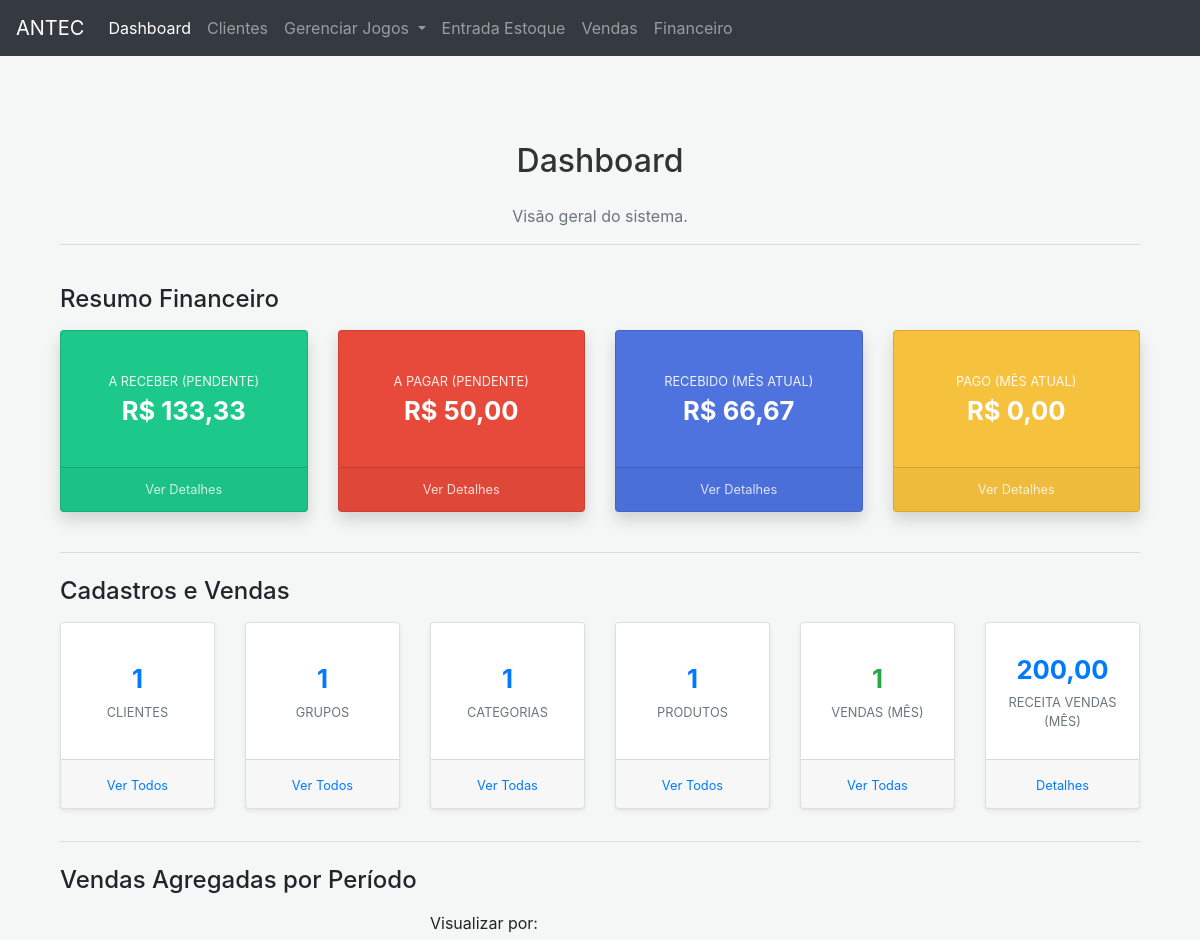
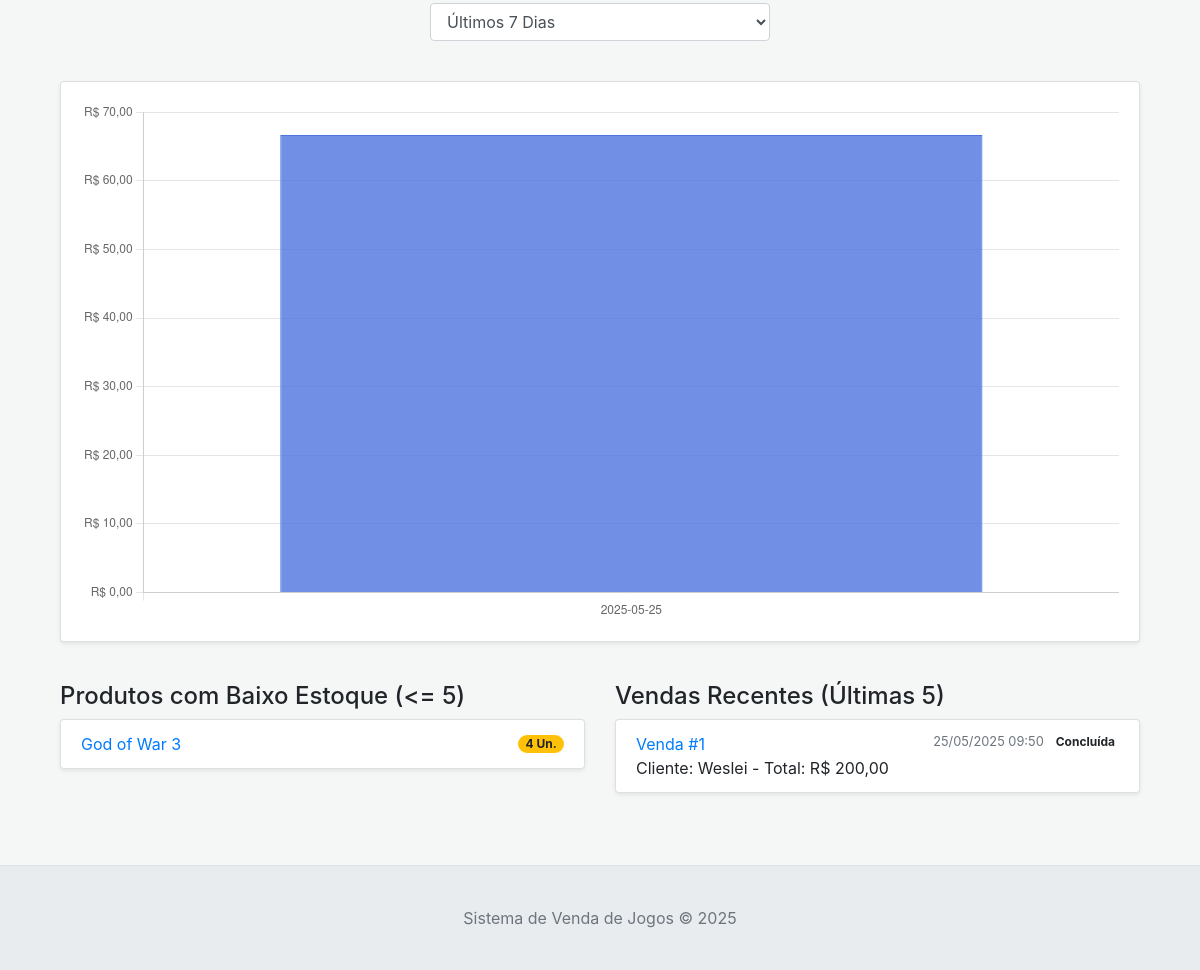
Before: / with the older database file (2 pictures, top to bottom).
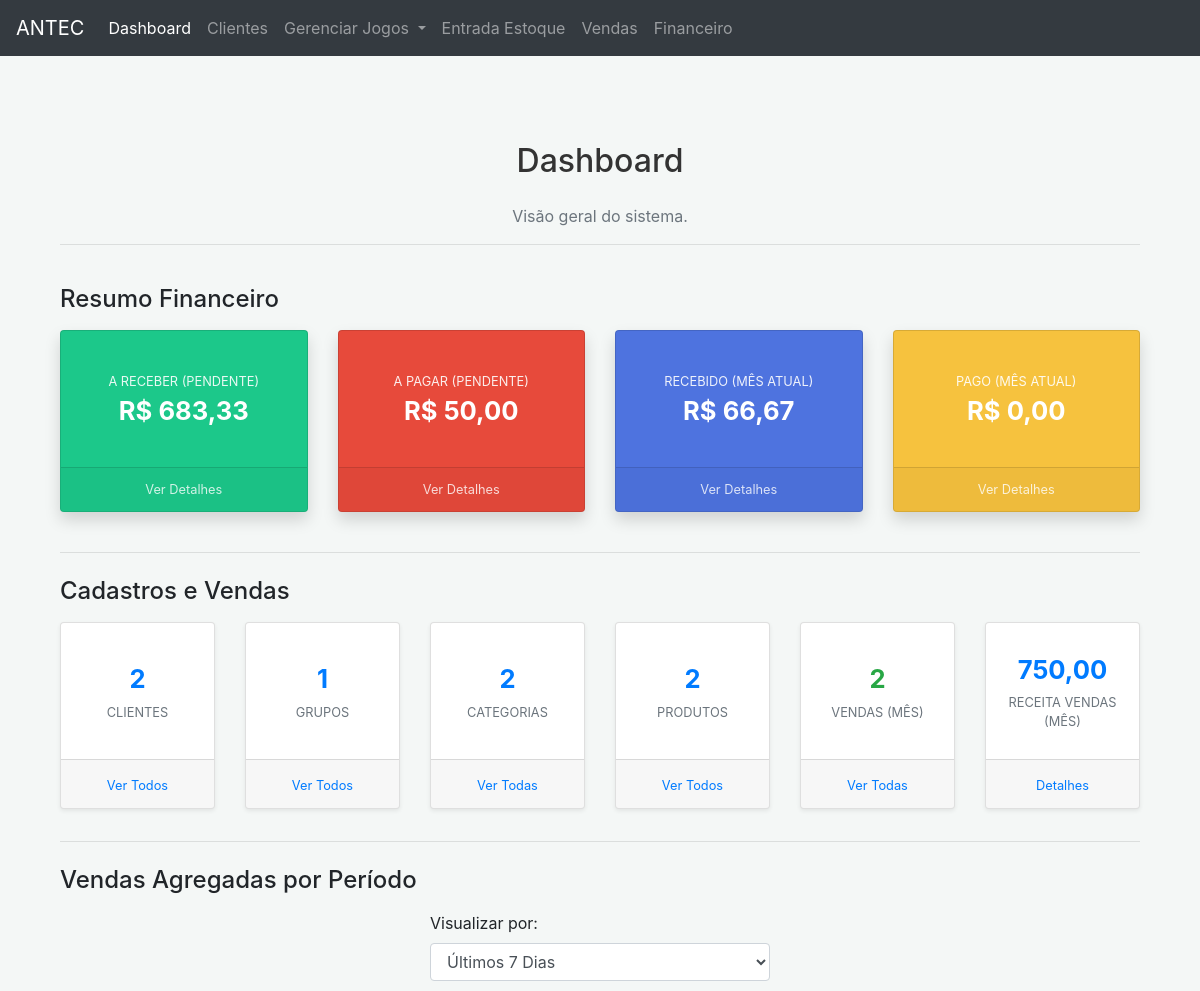
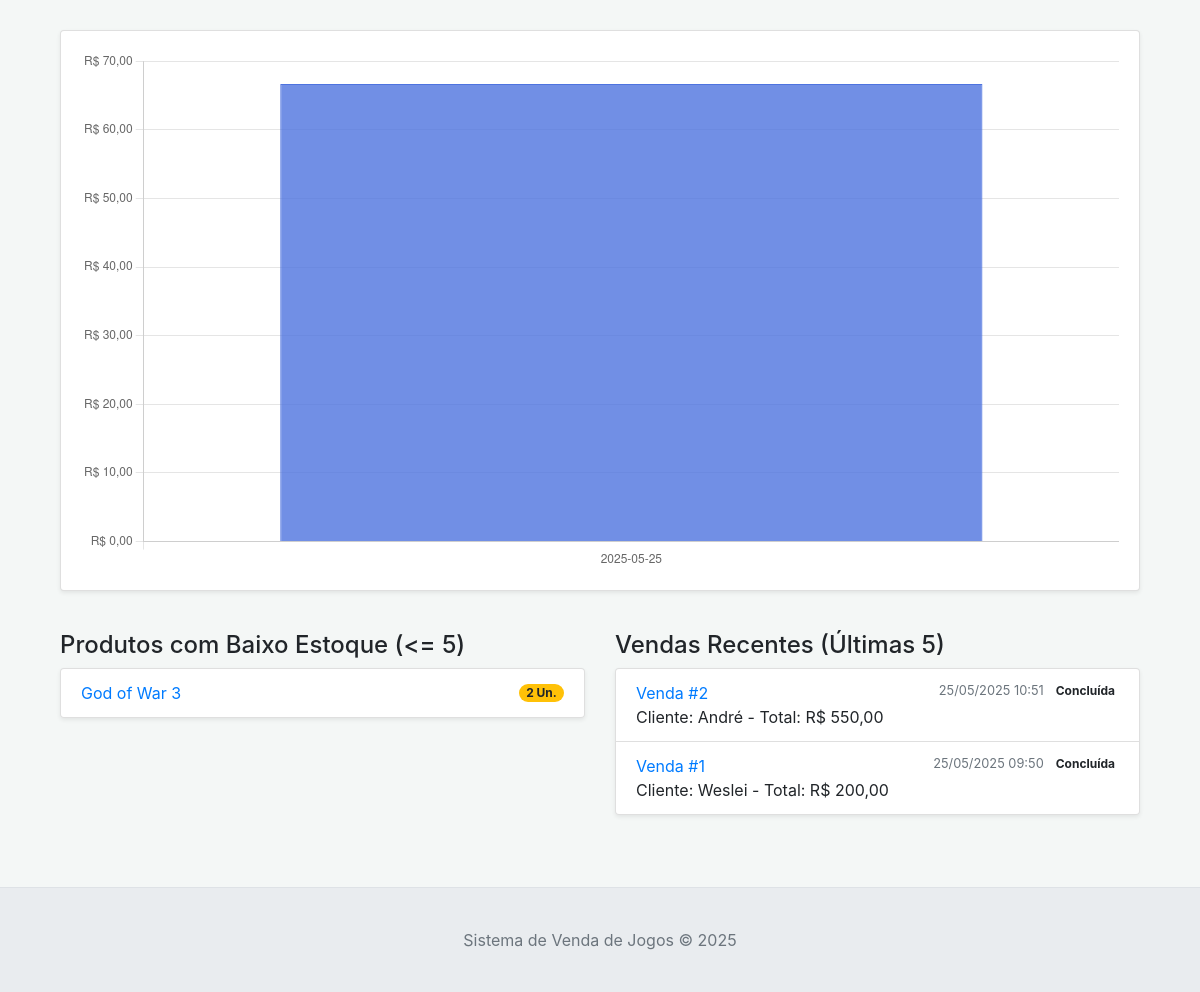
After: the same page with the newer database file (2 pictures, top to bottom).
### tables this page shows
CREATE TABLE produtos (
                id INTEGER PRIMARY KEY AUTOINCREMENT,
                nome TEXT NOT NULL UNIQUE,
                descricao TEXT,
                preco_venda REAL NOT NULL,
                quantidade_estoque INTEGER DEFAULT 0,
                unidade_medida TEXT,
                categoria_id INTEGER,
                data_cadastro DATETIME DEFAULT CURRENT_TIMESTAMP,
                FOREIGN KEY (categoria_id) REFERENCES categorias (id) ON DELETE SET NULL
            );

CREATE TABLE vendas (
                id INTEGER PRIMARY KEY AUTOINCREMENT,
                cliente_id INTEGER,
                data_venda DATETIME DEFAULT CURRENT_TIMESTAMP,
                valor_total REAL NOT NULL,
                status TEXT DEFAULT 'Rascunho',
                observacao TEXT,
                forma_pagamento TEXT,
                numero_parcelas INTEGER DEFAULT 1,
                periodo_pagamento_parcelas TEXT,
                FOREIGN KEY (cliente_id) REFERENCES clientes (id) ON DELETE SET NULL
            );

CREATE TABLE clientes (
                id INTEGER PRIMARY KEY AUTOINCREMENT,
                nome TEXT NOT NULL,
                email TEXT,
                telefone TEXT,
                endereco_rua TEXT,
                endereco_numero TEXT,
                endereco_bairro TEXT,
                endereco_cidade TEXT,
                endereco_uf TEXT,
                endereco_cep TEXT,
                data_cadastro DATETIME DEFAULT CURRENT_TIMESTAMP
            );

### app.py (the view)
@app.route('/')
def dashboard():
    try:
        stats = db_manager.get_dashboard_stats()
        stats['a_receber_total'] = Decimal(stats.get('a_receber_total') if stats.get('a_receber_total') is not None else 0.0)
        vendas_last_7_days = db_manager.get_vendas_last_7_days()
        stats['a_pagar_total'] = Decimal(stats.get('a_pagar_total') if stats.get('a_pagar_total') is not None else 0.0)
        stats['recebido_mes_atual'] = Decimal(stats.get('recebido_mes_atual') if stats.get('recebido_mes_atual') is not None else 0.0)
        stats['pago_mes_atual'] = Decimal(stats.get('pago_mes_atual') if stats.get('pago_mes_atual') is not None else 0.0)
        stats['valor_total_vendas_mes_atual'] = Decimal(stats.get('valor_total_vendas_mes_atual') if stats.get('valor_total_vendas_mes_atual') is not None else 0.0)
    except Exception as e:
        flash(f"Erro ao carregar estatísticas do dashboard: {e}", "danger")
        stats = {
            'total_clientes': 0, 'total_grupos': 0, 'total_categorias': 0, 'total_produtos': 0,
            'total_vendas_mes_atual': 0, 'valor_total_vendas_mes_atual': Decimal('0.00'),
            'a_receber_total': Decimal('0.00'), 'a_pagar_total': Decimal('0.00'),
            'recebido_mes_atual': Decimal('0.00'), 'pago_mes_atual': Decimal('0.00'),
            'produtos_baixo_estoque': [], 'vendas_recentes': []
        }
        vendas_last_7_days = [] # Garante que a variável existe mesmo em caso de erro
    return render_template('dashboard.html', stats=stats, vendas_data=json.dumps([dict(row) for row in vendas_last_7_days]))

### app.py (called while the page is built)
def format_datetime_for_display(dt_str):
    if not dt_str: return "N/A"
    try:
        if isinstance(dt_str, (datetime.datetime, datetime.date)):
            return dt_str.strftime('%d/%m/%Y %H:%M') if isinstance(dt_str, datetime.datetime) else dt_str.strftime('%d/%m/%Y')
        dt_str_cleaned = str(dt_str).replace('Z', '')
        if 'T' in dt_str_cleaned: dt_obj = datetime.datetime.fromisoformat(dt_str_cleaned); return dt_obj.strftime('%d/%m/%Y %H:%M')
        elif ' ' in dt_str_cleaned: dt_obj = datetime.datetime.strptime(dt_str_cleaned, '%Y-%m-%d %H:%M:%S'); return dt_obj.strftime('%d/%m/%Y %H:%M')
        else: dt_obj = datetime.datetime.strptime(dt_str_cleaned, '%Y-%m-%d'); return dt_obj.strftime('%d/%m/%Y')
    except (ValueError, TypeError): return str(dt_str)

@app.context_processor
def inject_now(): return {'now': datetime.datetime.now()}

### database.py (called while the page is built)
    def _get_connection(self):
        conn = sqlite3.connect(self.db_name)
        conn.row_factory = sqlite3.Row # Permite acessar colunas por nome
        return conn

### templates/dashboard.html (shortened to what the changed rows need)
{% extends "base.html" %}
{% block content %}
<div class="container mt-4">
    <div class="row mb-4">
        <div class="col-12">
            <h2 class="text-center">Dashboard</h2>
        </div>
    </div>
    <div class="row">
        <div class="col-xl-3 col-md-6 mb-4">
            <div class="card card-a-receber shadow h-100 card-financeiro">
                <div class="card-body">
                    <div class="stat-title">A Receber (Pendente)</div>
                    <div class="stat-value">R$ {{ "%.2f"|format(stats.a_receber_total if stats else 0.0)|replace('.', ',') }}</div>
                </div>
            </div>
        </div>
    </div>
    <div class="row justify-content-center">
        <div class="col-xl-2 col-md-4 mb-3">
            <div class="card text-center card-stats shadow-sm h-100">
                <div class="card-body">
                    <div class="stat-number">{{ stats.total_clientes if stats else '0' }}</div>
                    <div class="stat-label">Clientes</div>
                </div>
            </div>
        </div>
        <div class="col-xl-2 col-md-4 mb-3">
            <div class="card text-center card-stats shadow-sm h-100">
                <div class="card-body">
                    <div class="stat-number">{{ stats.total_categorias if stats else '0' }}</div>
                    <div class="stat-label">Categorias</div>
                </div>
            </div>
        </div>
        <div class="col-xl-2 col-md-4 mb-3">
            <div class="card text-center card-stats shadow-sm h-100">
                <div class="card-body">
                    <div class="stat-number">{{ stats.total_produtos if stats else '0' }}</div>
                    <div class="stat-label">Produtos</div>
                </div>
            </div>
        </div>
        <div class="col-xl-2 col-md-4 mb-3">
            <div class="card text-center card-stats shadow-sm h-100">
                <div class="card-body">
                    <div class="stat-number text-success">{{ stats.total_vendas_mes_atual if stats else '0' }}</div>
                    <div class="stat-label">Vendas (Mês)</div>
                </div>
            </div>
        </div>
        <div class="col-xl-2 col-md-4 mb-3">
            <div class="card text-center card-stats shadow-sm h-100">
                <div class="card-body">
                    <div class="stat-number text-primary">{{ "%.2f"|format(stats.valor_total_vendas_mes_atual if stats else 0.0)|replace('.', ',') }}</div>
                    <div class="stat-label">Receita Vendas (Mês)</div>
                </div>
            </div>
        </div>
    </div>
    <div class="row mt-4">
        <div class="col-md-6 mb-4">
            {% if stats and stats.produtos_baixo_estoque %}
            <ul class="list-group shadow-sm">
                {% for produto in stats.produtos_baixo_estoque %}
                <li class="list-group-item d-flex justify-content-between align-items-center">
                    <a href="{{ url_for('produtos_lista', search=produto.nome) }}">{{ produto.nome }}</a>
                    <span class="badge badge-warning badge-pill">{{ produto.quantidade_estoque }} {{ produto.unidade_medida if produto.unidade_medida else 'un.' }}</span>
                </li>
                {% endfor %}
            </ul>
            {% else %}
            <p class="text-muted">Nenhum produto com baixo estoque.</p>
            {% endif %}
        </div>
        <div class="col-md-6 mb-4">
            {% if stats and stats.vendas_recentes %}
            <ul class="list-group shadow-sm">
                {% for venda in stats.vendas_recentes %}
                <li class="list-group-item">
                    <a href="{{ url_for('view_venda_page', venda_id=venda.id) if venda.status != 'Rascunho' else '#' }}"
                       class="{{ 'btn-edit-rascunho' if venda.status == 'Rascunho' else '' }}"
                       data-venda-id="{{ venda.id if venda.status == 'Rascunho' else '' }}"
                       title="{{ 'Editar Rascunho' if venda.status == 'Rascunho' else 'Ver Detalhes' }}">
                        Venda #{{ venda.id }}
                    </a>
                     <span class="badge badge-pill p-1 status-{{ venda.status.lower().replace('í', 'i').replace('ú', 'u').replace('ç', 'c') }} float-right ml-2">{{ venda.status }}</span>
                    <small class="text-muted float-right">{{ venda.data_venda | datetime_display if venda.data_venda else 'Data N/A' }}</small><br>
                    Cliente: {{ venda.cliente_nome or 'N/A' }} - Total: R$ {{ "%.2f"|format(venda.valor_total)|replace('.', ',') }}
                </li>
                {% endfor %}
            </ul>
            {% else %}
            <p class="text-muted">Nenhuma venda recente.</p>
            {% endif %}
        </div>
    </div>
</div>
{% endblock %}

Changed rows visible on the page:
changed produtos "God of War 3": quantidade_estoque "4" → "2"
added vendas: id "2", status "Concluída", data_venda "25/05/2025 10:51", nome "André", valor_total "550,00"
Other visible differences:
{{ stats.total_clientes if stats else '0' }}: "1" → "2"
{{ stats.total_categorias if stats else '0' }}: "1" → "2"
{{ stats.total_produtos if stats else '0' }}: "1" → "2"
{{ stats.total_vendas_mes_atual if stats else '0' }}: "1" → "2"
text no longer shown: "133,33 200,00"
text now shown: "683,33 750,00"
